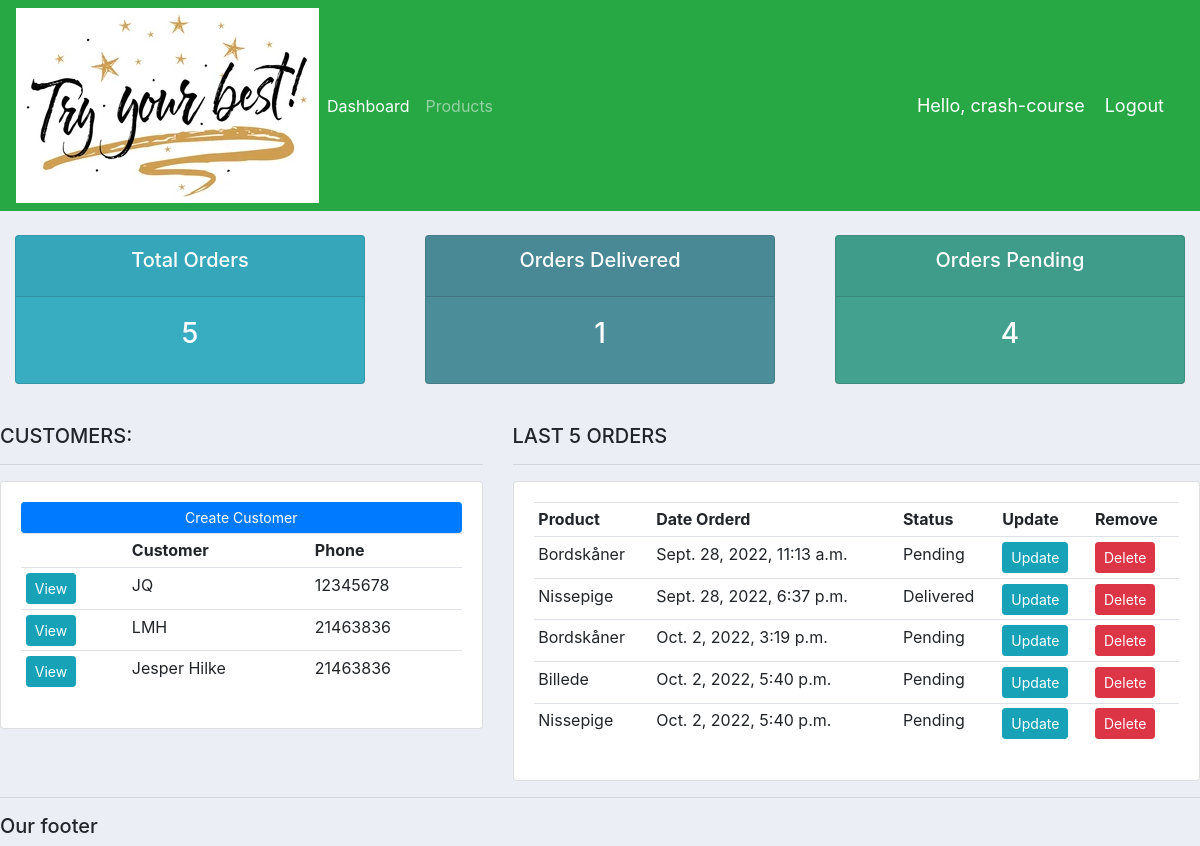
Page / (signed in) on the earlier database version.
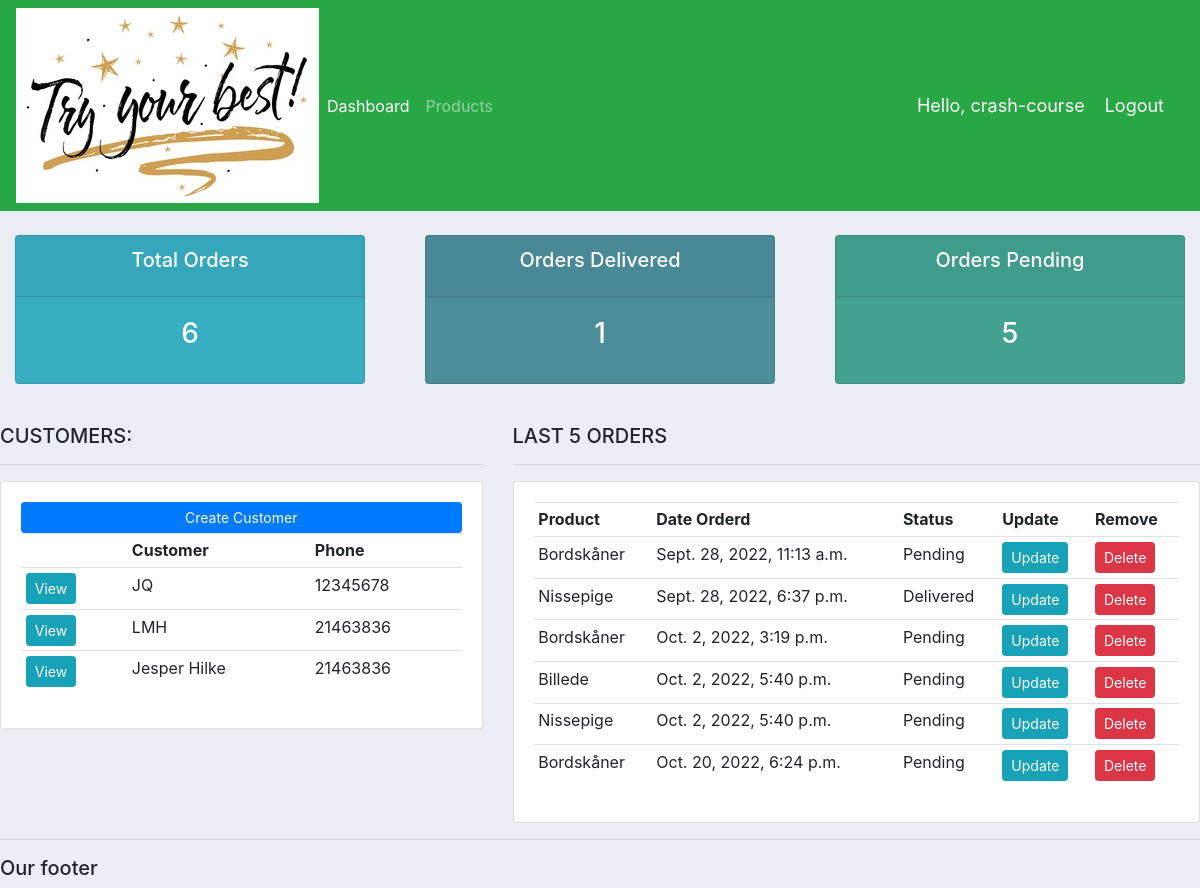
Same page on the later database version.
### accounts/models.py (models this page shows, shortened)
class Customer(models.Model):
		user = models.OneToOneField(User, null=True, blank=True, on_delete=models.CASCADE)
		name = models.CharField(max_length=200, null = True)
		phone = models.CharField(max_length=200, null = True)
		email = models.CharField(max_length=200, null = True)
		profile_pic = models.ImageField(default="profile1.jpg", null=True, blank=True)
		date_created = models.DateField(auto_now_add=True)

class Order(models.Model):
	STATUS = (
			('Pending', 'Pending'),
			('Out for delivery', 'Out for delivery'),
			('Delivered', 'Delivered'),
			)
	customer = models.ForeignKey(Customer, null=True, on_delete=models.SET_NULL)
	product = models.ForeignKey(Product, null=True, on_delete=models.SET_NULL)
	date_created = models.DateTimeField(auto_now_add=True, null=True)
	status = models.CharField(max_length=200, null=True, choices=STATUS)
	note = models.CharField(max_length=200, null=True)

class Product(models.Model):
		CATEGORY = (
				('Indoor', 'Indoor'),
				('Out Door', 'Out Door'),
				)
		name = models.CharField(max_length=200, null=True)
		price = models.FloatField(null=True)
		category = models.CharField(max_length=200, null=True, choices=CATEGORY)
		description = models.CharField(max_length=200, null=True)
		date_created = models.DateTimeField(auto_now_add=True, null=True)
		tags = models.ManyToManyField(Tag)
		def __str__(self):
			return self.name

### accounts/decorators.py (the view)
	def wrapper_function(request, *args, **kwargs):
		group = None
		if request.user.groups.exists():
			group = request.user.groups.all()[0].name
		if group == 'customer':
			return redirect('user-page')
		if group == 'admin':
			return view_func(request, *args, **kwargs)

### accounts/views.py (called while the page is built)
@login_required(login_url='login')
@admin_only
def home(request):
    orders = Order.objects.all()
    customers = Customer.objects.all()
    total_customers = customers.count()
    total_orders = orders.count()
    delivered = orders.filter(status='Delivered').count()
    pending = orders.filter(status='Pending').count()
    context = {
        'orders': orders,
        'customers': customers,
        'total_orders': total_orders,
        'delivered': delivered,
        'pending': pending,
        }
    return render(request, 'accounts/dashboard.html', context)

### accounts/templates/accounts/dashboard.html
{%  extends 'accounts/main.html' %}
{% block content %}
{%  include 'accounts/status.html' %}
<br>
<div class="row">
	<div class="col-md-5">
		<h5>CUSTOMERS:</h5>
		<hr>
		<div class="card card-body">
			<a class="btn btn-primary  btn-sm btn-block" href="">Create Customer</a>
			<table class="table table-sm">
				<tr>
					<th></th>
					<th>Customer</th>
					<th>Phone</th>
				</tr>
				{% for customer in customers %}
					<tr>
						<td><a class="btn btn-sm btn-info" href="{% url 'customer' customer.id %}">View</a></td>
						<td>{{ customer.name }}</td>
						<td>{{ customer.phone }}</td>
					</tr>
				{% endfor %}
			</table>
		</div>
	</div>
	<div class="col-md-7">
		<h5>LAST 5 ORDERS</h5>
		<hr>
		<div class="card card-body">
			<table class="table table-sm">
				<tr>
					<th>Product</th>
					<th>Date Orderd</th>
					<th>Status</th>
					<th>Update</th>
					<th>Remove</th>
				</tr>
				{% for order in orders %}
					<tr>
						<td>{{ order.product }}</td>
						<td>{{ order.date_created }}</td>
						<td>{{ order.status }}</td>
						<td><a class="btn btn-sm btn-info" href="{% url 'update_order' order.id %}">Update</a></td>
						<td><a class="btn btn-sm btn-danger" href="{% url 'delete_order' order.id %}">Delete</a></td>
					</tr>
				{% endfor %}
			</table>
		</div>
	</div>
</div>
{% endblock %}

Differences in the rows shown:
added Order: product "Bordskåner", date_created "Oct. 20, 2022, 6:24 p.m.", status "Pending"
Other differences:
{{ total_orders }}: "5" → "6"
{{ pending }}: "4" → "5"
